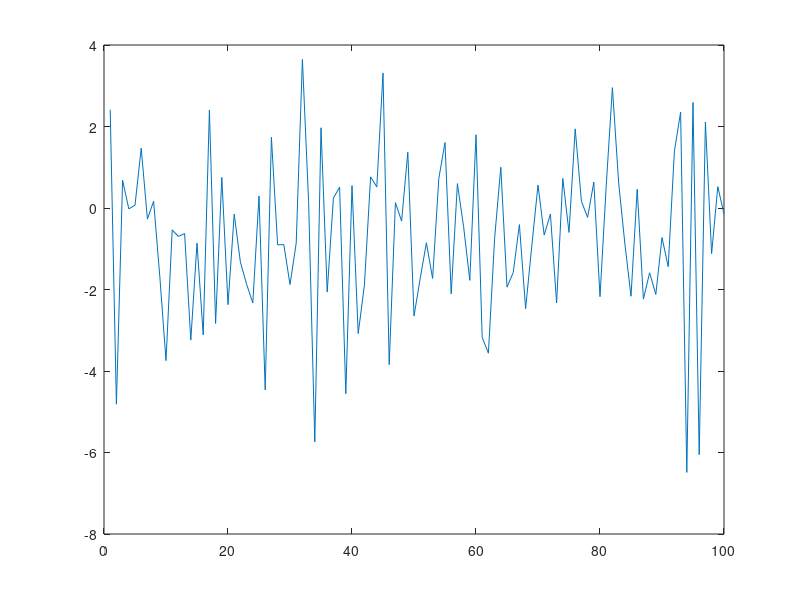

Recreate this plot in MATLAB. (Note: this script raises an error after producing the figure.)
clear all
close all
clc
%% Generate Data %%
% Define parameters
T = 100;                                                                    % Number of time steps

% True parameter value
true_a = -0.5;

% Generate synthetic data
true_x = zeros(T,1);
obs_y = zeros(T,1);
true_x(1) = randn;                                                          % Initial state
obs_y(1) = true_x(1) + randn;                                               % Initial observation

for t = 2:T
    true_x(t) = true_a * exp(true_x(t-1)) + randn;                               % State transition equation
    obs_y(t) = true_x(t) + randn;                                           % Observation equation
end

plot(obs_y)

%%
% Define Observation and Transition densities
numParticles = [1000 2];
%ObservationDensity = @(y, state) state(:,1) + randn(numParticles(1), 1);      % Observation density,  p(y_k | x_k)  
A = [1 1; 0 1];
C = [1 0];

ObservationDensity = @(y,x) normpdf(y,x*C',1); 
TransitionDensity = @(state, B) state * A' + B.*randn(numParticles);  % Transition density,   q(x_k+1 | x_k)

states = SMC_estimate(obs_y, ObservationDensity, TransitionDensity, numParticles);


%%
figure()
subplot(2,1,1)
plot(1:T,true_x)
hold on
plot(1:T,states(:,1))
legend('true x', 'estimated x')

subplot(2,1,2)
plot(1:T,true_a*ones(T,1))
hold on
plot(1:T,states(:,2))
legend('true a', 'estimated a')
%% Estimate the State Space %%
numParticles = 1000;                                                        % Number of particles

% Define Observation and Transition densities
sigma_e = 1;
p = @(y,x) normpdf(y,x,sigma_e);                                            % Observation density,  p(y_k | x_k)
q = @(a,x) a .* exp(x) + randn(numParticles, 1);                                 % Transition density,   q(x_k+1 | x_k)

% Initialize particles
particles_x = randn(numParticles, 1);                                       % Initialize state particles randomly
particles_a = randn(numParticles, 1);                                       % Initialize parameter particles randomly

% Initialize weights
%weights = ones(numParticles, 1) / numParticles;

estimated_x = zeros(T,1);
estimated_a = zeros(T,1);

% SISR Algorithm
for t = 1:T
    % Mutation
    %particles_x = particles_a .* particles_x + randn(numParticles, 1);
    particles_x = q(particles_a, particles_x);
    particles_a = particles_a + 1/t * randn(numParticles,1);
    
    
    % Update weights
    weights = p(obs_y(t), particles_x);                                     % Measurement likelihood
    weights = weights / sum(weights);                                       % Normalize weights
    
    % Selection and Resampling
    resampledIndices = randsample(1:numParticles, numParticles, true, weights);
    particles_x = particles_x(resampledIndices);
    particles_a = particles_a(resampledIndices);

    % Reset weights
    %weights = ones(numParticles, 1) / numParticles;
    
    % Parameter estimation
    estimated_a(t) = sum(weights .* particles_a);                           % Simplified since weights are already normalized
    
    % State estimation
    estimated_x(t) = sum(weights .* particles_x);                           % Simplified since weights are already normalized
end


%%
figure()
subplot(2,1,1)
plot(1:T,true_x)
hold on
plot(1:T,estimated_x)
legend('true x', 'estimated x')

subplot(2,1,2)
plot(1:T,true_a*ones(T,1))
hold on
plot(1:T,estimated_a)
legend('true a', 'estimated a')
